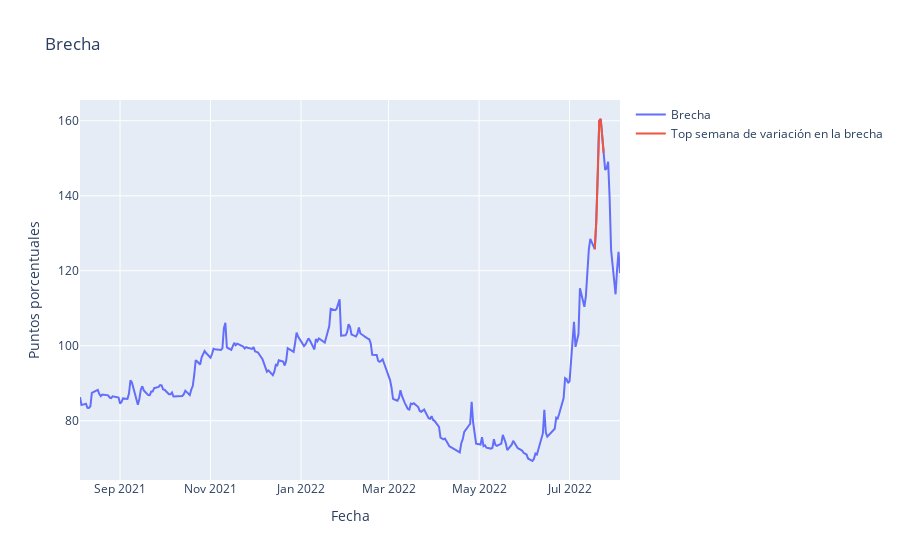

Notebook code for this chart:
### Code cell
fig = go.Figure()
fig.add_trace(go.Scatter(x = table_365['fecha'], y = table_365['brecha'], mode='lines', name='Brecha'))
fig.add_trace(go.Scatter(x = days['fecha'], y = days['brecha'], mode='lines', name='Top semana de variación en la brecha'))
fig.update_layout(
    title='Brecha',
    xaxis_title = 'Fecha',
    yaxis_title = 'Puntos porcentuales')

### Figure 1 — Plotly figure (JSON) as saved in the notebook; plotly's stock layout.template omitted (floating-point values rounded to 4 significant figures; data arrays with more than 128 entries replaced by an {"elided": "..."} marker saying what was removed)
{"data": [{"mode": "lines", "name": "Brecha", "type": "scatter", "x": {"elided": "365 str values"}, "y": {"elided": "365 float values"}}, {"mode": "lines", "name": "Top semana de variación en la brecha", "type": "scatter", "x": ["2022-07-18T00:00:00", "2022-07-19T00:00:00", "2022-07-20T00:00:00", "2022-07-21T00:00:00", "2022-07-22T00:00:00", "2022-07-23T00:00:00", "2022-07-24T00:00:00"], "y": [125.8, 133.1, 145.0, 160.0, 160.5, 155.9, 151.4]}], "layout": {"title": {"text": "Brecha"}, "xaxis": {"title": {"text": "Fecha"}}, "yaxis": {"title": {"text": "Puntos porcentuales"}}}}
